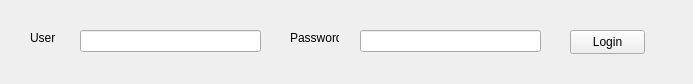
<?xml version="1.0" encoding="UTF-8"?>
<ui version="4.0">
 <class>MainWindow</class>
 <widget class="QMainWindow" name="MainWindow">
  <property name="geometry">
   <rect>
    <x>0</x>
    <y>0</y>
    <width>693</width>
    <height>84</height>
   </rect>
  </property>
  <property name="windowTitle">
   <string>MainWindow</string>
  </property>
  <widget class="QWidget" name="centralwidget">
   <widget class="QLineEdit" name="userText">
    <property name="geometry">
     <rect>
      <x>80</x>
      <y>30</y>
      <width>181</width>
      <height>22</height>
     </rect>
    </property>
   </widget>
   <widget class="QLineEdit" name="passwordText">
    <property name="geometry">
     <rect>
      <x>360</x>
      <y>30</y>
      <width>181</width>
      <height>22</height>
     </rect>
    </property>
    <property name="echoMode">
     <enum>QLineEdit::EchoMode::Password</enum>
    </property>
   </widget>
   <widget class="QPushButton" name="loginButton">
    <property name="geometry">
     <rect>
      <x>570</x>
      <y>30</y>
      <width>75</width>
      <height>24</height>
     </rect>
    </property>
    <property name="text">
     <string>Login</string>
    </property>
   </widget>
   <widget class="QLabel" name="label">
    <property name="geometry">
     <rect>
      <x>30</x>
      <y>30</y>
      <width>49</width>
      <height>16</height>
     </rect>
    </property>
    <property name="text">
     <string>User</string>
    </property>
   </widget>
   <widget class="QLabel" name="label_2">
    <property name="geometry">
     <rect>
      <x>290</x>
      <y>30</y>
      <width>49</width>
      <height>16</height>
     </rect>
    </property>
    <property name="text">
     <string>Password</string>
    </property>
   </widget>
  </widget>
 </widget>
 <resources/>
 <connections/>
</ui>
